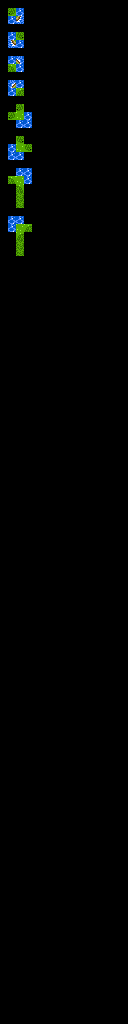

Tiled map render using the project's own tile images. Description and the map definition, with tile-layer contents summarised, below:
An orthogonal 16x128 tile map with 8x8 px tiles, 3 tile layers (regions, input1_automapping-input, output_automapping-output), 2 tilesets.

<map version="1.2" tiledversion="1.2.4" orientation="orthogonal" renderorder="left-up" width="16" height="128" tilewidth="8" tileheight="8" infinite="0" nextlayerid="4" nextobjectid="1">
 <tileset firstgid="1" source="../tilesets/overworld-tileset.tsx" />
 <tileset firstgid="641" source="../tilesets/overworld-automapping-input_tiles.tsx" />
 <layer id="1" name="regions" width="16" height="128">
  <data>[2048 cells, 44 non-empty, 1 distinct tile ids]</data>
 </layer>
 <layer id="2" name="input1_automapping-input" width="16" height="128">
  <data>[2048 cells, 44 non-empty, 2 distinct tile ids]</data>
 </layer>
 <layer id="3" name="output_automapping-output" width="16" height="128">
  <data>[2048 cells, 20 non-empty, 5 distinct tile ids]</data>
 </layer>
</map>
